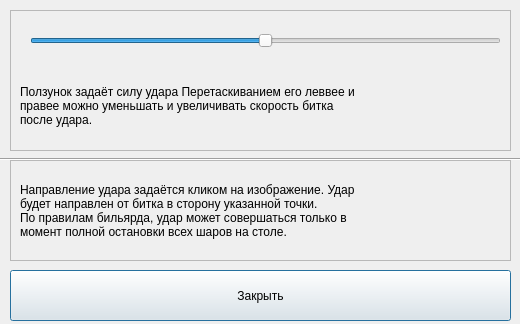
<?xml version="1.0" encoding="UTF-8"?>
<ui version="4.0">
 <class>FAQ_Hit</class>
 <widget class="QDialog" name="FAQ_Hit">
  <property name="geometry">
   <rect>
    <x>0</x>
    <y>0</y>
    <width>520</width>
    <height>324</height>
   </rect>
  </property>
  <property name="windowTitle">
   <string>Параметры удара</string>
  </property>
  <widget class="Line" name="line">
   <property name="geometry">
    <rect>
     <x>0</x>
     <y>149</y>
     <width>521</width>
     <height>21</height>
    </rect>
   </property>
   <property name="orientation">
    <enum>Qt::Horizontal</enum>
   </property>
  </widget>
  <widget class="QFrame" name="frame">
   <property name="geometry">
    <rect>
     <x>10</x>
     <y>10</y>
     <width>501</width>
     <height>141</height>
    </rect>
   </property>
   <property name="frameShape">
    <enum>QFrame::StyledPanel</enum>
   </property>
   <property name="frameShadow">
    <enum>QFrame::Raised</enum>
   </property>
   <widget class="QLabel" name="label_2">
    <property name="geometry">
     <rect>
      <x>10</x>
      <y>60</y>
      <width>481</width>
      <height>71</height>
     </rect>
    </property>
    <property name="text">
     <string>Ползунок задаёт силу удара Перетаскиванием его леввее и 
правее можно уменьшать и увеличивать скорость битка 
после удара.</string>
    </property>
    <property name="scaledContents">
     <bool>false</bool>
    </property>
   </widget>
   <widget class="QSlider" name="hit_power">
    <property name="geometry">
     <rect>
      <x>20</x>
      <y>10</y>
      <width>471</width>
      <height>41</height>
     </rect>
    </property>
    <property name="minimum">
     <number>1</number>
    </property>
    <property name="value">
     <number>50</number>
    </property>
    <property name="orientation">
     <enum>Qt::Horizontal</enum>
    </property>
   </widget>
  </widget>
  <widget class="QPushButton" name="pushButton">
   <property name="geometry">
    <rect>
     <x>10</x>
     <y>270</y>
     <width>501</width>
     <height>51</height>
    </rect>
   </property>
   <property name="text">
    <string>Закрыть</string>
   </property>
  </widget>
  <widget class="QFrame" name="frame_2">
   <property name="geometry">
    <rect>
     <x>10</x>
     <y>160</y>
     <width>501</width>
     <height>101</height>
    </rect>
   </property>
   <property name="frameShape">
    <enum>QFrame::StyledPanel</enum>
   </property>
   <property name="frameShadow">
    <enum>QFrame::Raised</enum>
   </property>
   <widget class="QLabel" name="label_4">
    <property name="geometry">
     <rect>
      <x>10</x>
      <y>10</y>
      <width>481</width>
      <height>81</height>
     </rect>
    </property>
    <property name="text">
     <string>Направление удара задаётся кликом на изображение. Удар 
будет направлен от битка в сторону указанной точки. 
По правилам бильярда, удар может совершаться только в 
момент полной остановки всех шаров на столе.</string>
    </property>
   </widget>
  </widget>
 </widget>
 <resources/>
 <connections/>
</ui>
